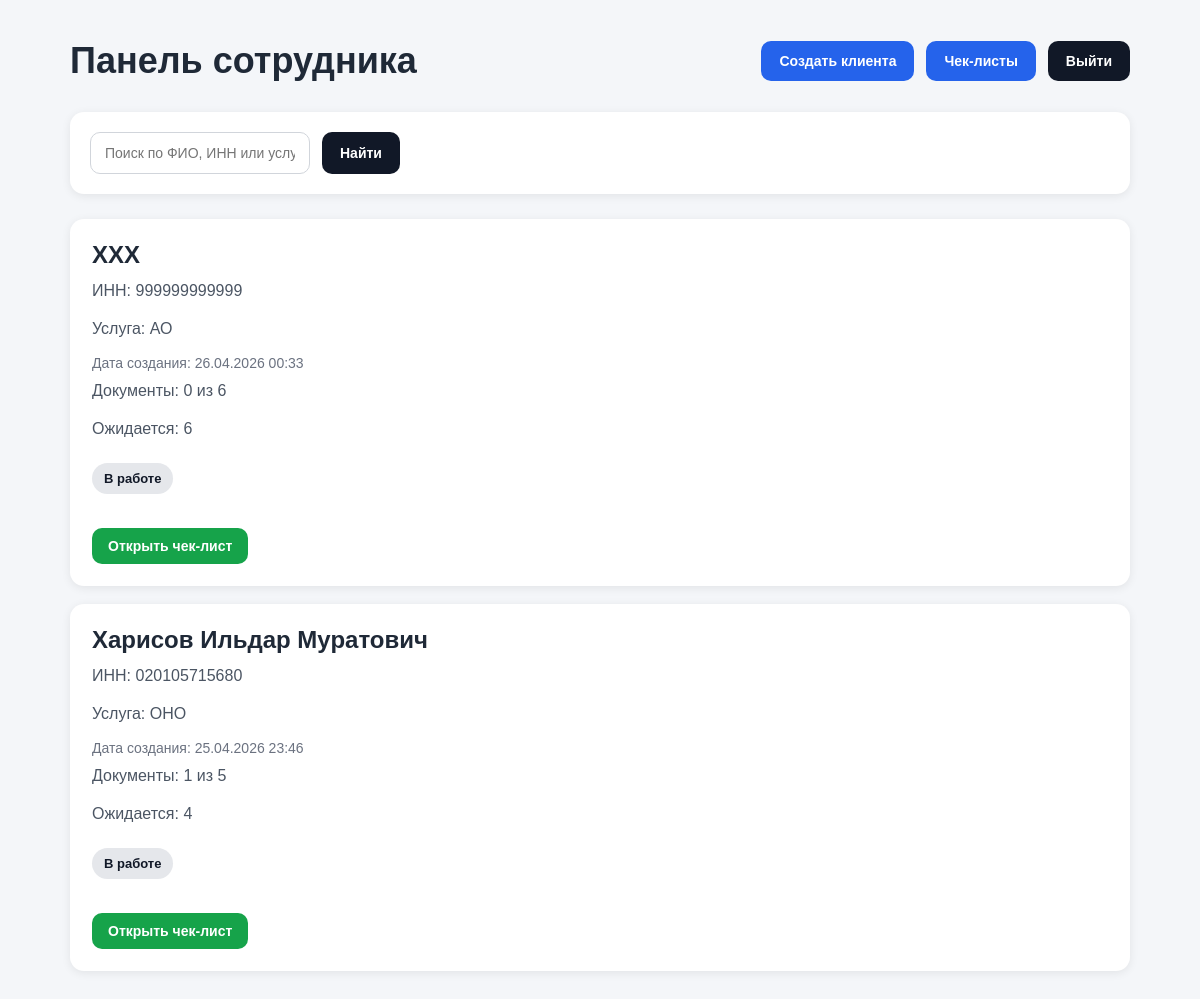
The page /staff/ (signed in) on the database its author committed.
### documents/models.py (models this page shows, shortened)
class ClientCase(models.Model):
    client = models.ForeignKey(Client, on_delete=models.CASCADE)
    service_type = models.ForeignKey(ServiceType, on_delete=models.PROTECT)
    created_at = models.DateTimeField(auto_now_add=True)
    is_complete = models.BooleanField(default=False)

class Client(models.Model):
    user = models.OneToOneField(User, on_delete=models.CASCADE)
    full_name = models.CharField(max_length=255)
    inn = models.CharField(max_length=12)

class ServiceType(models.Model):
    name = models.CharField(max_length=255)
    required_documents = models.ManyToManyField(
        DocumentType,
        blank=True,
        related_name='services'
    )

### documents/views.py (the view)
# urls.py: path('staff/', staff_dashboard, name='staff_dashboard'),
@login_required
@user_passes_test(is_staff_user)
def staff_dashboard(request):
    search_query = request.GET.get('q')
    cases = ClientCase.objects.all().select_related(
        'client',
        'service_type'
    ).annotate(
        total_documents=Count('required_documents'),
        completed_documents=Count(
            'required_documents',
            filter=Q(required_documents__status__in=[
                'uploaded',
                'verified',
                'brought_personally',
                'not_required',
            ])
        ),
        waiting_documents=Count(
            'required_documents',
            filter=Q(required_documents__status='waiting')
        )
    ).order_by('-created_at')
    if search_query:
        cases = cases.filter(
            Q(client__full_name__icontains=search_query) |
            Q(client__inn__icontains=search_query) |
            Q(service_type__name__icontains=search_query)
        )
    context = {
        'cases': cases,
        'search_query': search_query,
    }
    return render(request, 'documents/staff_dashboard.html', context)

### documents/views.py (called while the page is built)
def is_staff_user(user):
    return user.is_authenticated and user.is_staff

### templates/documents/staff_dashboard.html (shortened to what this page needs)
{% load static %}
<!DOCTYPE html>
<html lang="ru">
<head>
    <link rel="stylesheet" href="{% static 'css/style.css' %}">
</head>
<body>
    <div class="container">
        <div class="page-header">
            <h1 class="page-title">Панель сотрудника</h1>
            <div class="header-actions">
                <a href="{% url 'staff_client_case_create' %}" class="add-button">
                    Создать клиента
                </a>
                <a href="{% url 'document_list' %}" class="add-button">
                    Чек-листы
                </a>
                <form method="post" action="{% url 'logout' %}" style="display:inline;">
                    <button type="submit" class="filter-button">
                        Выйти
                    </button>
                </form>
            </div>
        </div>
        <div class="filters">
            <form method="get">
                <input
                    type="text"
                    name="q"
                    placeholder="Поиск по ФИО, ИНН или услуге"
                    value="{{ search_query|default:'' }}"
                >
                <button type="submit" class="filter-button">Найти</button>
            </form>
        </div>
        <div class="documents-grid">
            {% for case in cases %}
                <div class="document-card">
                    <h2 class="document-title">
                        {{ case.client.full_name }}
                    </h2>
                    <p class="document-description">
                        ИНН: {{ case.client.inn }}
                    </p>
                    <p class="document-description">
                        Услуга: {{ case.service_type.name }}
                    </p>
                    <p class="document-meta">
                        Дата создания: {{ case.created_at|date:"d.m.Y H:i" }}
                    </p>
                    <p class="document-description">
                        Документы: {{ case.completed_documents }} из {{ case.total_documents }}
                    </p>
                    <p class="document-description">
                        Ожидается: {{ case.waiting_documents }}
                    </p>
                    {% if case.is_complete %}
                        <span class="status">Комплект собран</span>
                    {% else %}
                        <span class="status">В работе</span>
                    {% endif %}
                    <br><br>
                    <a href="{% url 'document_list' %}?q={{ case.client.full_name }}" class="open-button">
                        Открыть чек-лист
                    </a>
                </div>
            {% empty %}
                <div class="empty-box">
                    Дела клиентов не найдены
                </div>
            {% endfor %}
        </div>
    </div>
</body>
</html>

### static/css/style.css (style rules this page uses)
* { box-sizing: border-box; }
body { margin: 0; font-family: Arial, sans-serif; background-color: #f4f6f9; color: #1f2937; }
.container { max-width: 1100px; margin: 40px auto; padding: 0 20px; }
.page-header { display: flex; justify-content: space-between; align-items: center; margin-bottom: 30px; gap: 20px; flex-wrap: wrap; }
.page-title { margin: 0; font-size: 36px; font-weight: 700; }
.add-button { background-color: #2563eb; color: white; text-decoration: none; padding: 12px 18px; border-radius: 10px; font-size: 14px; font-weight: 600; transition: 0.2s; }
.filters { background: white; padding: 20px; border-radius: 14px; box-shadow: 0 2px 10px rgba(0, 0, 0, 0.08); margin-bottom: 25px; }
.filters form { display: flex; gap: 12px; flex-wrap: wrap; }
.filters input, .filters select { padding: 12px 14px; border: 1px solid #d1d5db; border-radius: 10px; font-size: 14px; min-width: 220px; background-color: #fff; }
.filter-button { background-color: #111827; color: white; border: none; padding: 12px 18px; border-radius: 10px; cursor: pointer; font-size: 14px; font-weight: 600; }
.documents-grid { display: grid; gap: 18px; }
.document-card { background: white; border-radius: 14px; padding: 22px; box-shadow: 0 2px 10px rgba(0, 0, 0, 0.08); }
.document-title { margin: 0 0 10px 0; font-size: 24px; }
.document-description { margin: 0 0 14px 0; color: #4b5563; line-height: 1.5; }
.document-meta { margin-bottom: 8px; font-size: 14px; color: #6b7280; }
.status { display: inline-block; margin-top: 8px; margin-bottom: 16px; padding: 8px 12px; border-radius: 999px; font-size: 13px; font-weight: 600; background-color: #e5e7eb; color: #111827; }
.open-button { display: inline-block; background-color: #16a34a; color: white; text-decoration: none; padding: 10px 16px; border-radius: 10px; font-size: 14px; font-weight: 600; transition: 0.2s; }
.header-actions { display: flex; align-items: center; gap: 12px; flex-wrap: wrap; }

### rows shown on the page
ClientCase: client.full_name "ХХХ", client.inn "999999999999", service_type.name "АО", created_at "26.04.2026 00:33", completed_documents "0", total_documents "6", waiting_documents "6", is_complete "В работе"
ClientCase: client.full_name "Харисов Ильдар Муратович", client.inn "020105715680", service_type.name "ОНО", created_at "25.04.2026 23:46", completed_documents "1", total_documents "5", waiting_documents "4", is_complete "В работе"
